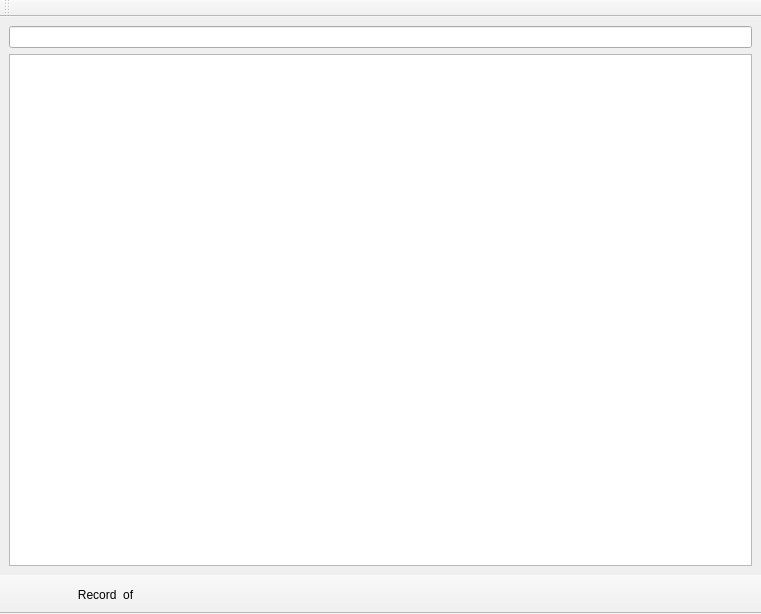
<?xml version="1.0" encoding="UTF-8"?>
<ui version="4.0">
 <class>MainWindow</class>
 <widget class="QMainWindow" name="MainWindow">
  <property name="geometry">
   <rect>
    <x>0</x>
    <y>0</y>
    <width>761</width>
    <height>614</height>
   </rect>
  </property>
  <property name="windowTitle">
   <string>Entity</string>
  </property>
  <widget class="QWidget" name="centralwidget">
   <layout class="QVBoxLayout" name="verticalLayout">
    <item>
     <widget class="QLineEdit" name="txtSearch">
      <property name="clearButtonEnabled">
       <bool>true</bool>
      </property>
     </widget>
    </item>
    <item>
     <widget class="QTableView" name="tableView">
      <property name="editTriggers">
       <set>QAbstractItemView::AnyKeyPressed|QAbstractItemView::DoubleClicked|QAbstractItemView::EditKeyPressed|QAbstractItemView::SelectedClicked</set>
      </property>
      <property name="alternatingRowColors">
       <bool>true</bool>
      </property>
      <property name="selectionBehavior">
       <enum>QAbstractItemView::SelectRows</enum>
      </property>
      <property name="sortingEnabled">
       <bool>true</bool>
      </property>
     </widget>
    </item>
   </layout>
  </widget>
  <widget class="QToolBar" name="toolbNav">
   <property name="windowTitle">
    <string>toolBar_2</string>
   </property>
   <property name="movable">
    <bool>false</bool>
   </property>
   <property name="toolButtonStyle">
    <enum>Qt::ToolButtonTextBesideIcon</enum>
   </property>
   <attribute name="toolBarArea">
    <enum>BottomToolBarArea</enum>
   </attribute>
   <attribute name="toolBarBreak">
    <bool>false</bool>
   </attribute>
   <addaction name="actionFirst"/>
   <addaction name="actionPrev"/>
   <addaction name="actionRecordNr"/>
   <addaction name="actionNext"/>
   <addaction name="actionLast"/>
  </widget>
  <widget class="QToolBar" name="toolbCrud">
   <property name="windowTitle">
    <string>toolBar</string>
   </property>
   <property name="movable">
    <bool>true</bool>
   </property>
   <property name="toolButtonStyle">
    <enum>Qt::ToolButtonTextBesideIcon</enum>
   </property>
   <attribute name="toolBarArea">
    <enum>TopToolBarArea</enum>
   </attribute>
   <attribute name="toolBarBreak">
    <bool>false</bool>
   </attribute>
  </widget>
  <action name="actionNewRecord">
   <property name="icon">
    <iconset resource="../resources/icons.qrc">
     <normaloff>:/CRUD_S/icons/addNewRecord.png</normaloff>:/CRUD_S/icons/addNewRecord.png</iconset>
   </property>
   <property name="text">
    <string>Insert New Record</string>
   </property>
   <property name="toolTip">
    <string>Add a New Record</string>
   </property>
  </action>
  <action name="actionFirst">
   <property name="icon">
    <iconset resource="../resources/icons.qrc">
     <normaloff>:/navigation/icons/GoToFirstRecord.png</normaloff>:/navigation/icons/GoToFirstRecord.png</iconset>
   </property>
   <property name="text">
    <string/>
   </property>
   <property name="toolTip">
    <string>Go to First Record</string>
   </property>
  </action>
  <action name="actionPrev">
   <property name="icon">
    <iconset resource="../resources/icons.qrc">
     <normaloff>:/navigation/icons/GoToPrevRecord.png</normaloff>:/navigation/icons/GoToPrevRecord.png</iconset>
   </property>
   <property name="text">
    <string/>
   </property>
   <property name="toolTip">
    <string>Go to Previous Record</string>
   </property>
  </action>
  <action name="actionNext">
   <property name="icon">
    <iconset resource="../resources/icons.qrc">
     <normaloff>:/navigation/icons/GoToNextRecord.png</normaloff>:/navigation/icons/GoToNextRecord.png</iconset>
   </property>
   <property name="text">
    <string/>
   </property>
   <property name="toolTip">
    <string>Go to Next Record</string>
   </property>
  </action>
  <action name="actionLast">
   <property name="icon">
    <iconset resource="../resources/icons.qrc">
     <normaloff>:/navigation/icons/GoToLastRecord.png</normaloff>:/navigation/icons/GoToLastRecord.png</iconset>
   </property>
   <property name="text">
    <string/>
   </property>
   <property name="toolTip">
    <string>Go to Last Record</string>
   </property>
  </action>
  <action name="actionRecordNr">
   <property name="text">
    <string>Record ... of ...</string>
   </property>
  </action>
  <action name="actionDelete">
   <property name="icon">
    <iconset resource="../resources/icons.qrc">
     <normaloff>:/CRUD_S/icons/deleteRecord.png</normaloff>:/CRUD_S/icons/deleteRecord.png</iconset>
   </property>
   <property name="text">
    <string>Delete</string>
   </property>
   <property name="toolTip">
    <string>Delete Record/s</string>
   </property>
  </action>
  <action name="actionSave">
   <property name="icon">
    <iconset resource="../resources/icons.qrc">
     <normaloff>:/CRUD_S/icons/save.png</normaloff>:/CRUD_S/icons/save.png</iconset>
   </property>
   <property name="text">
    <string>Save</string>
   </property>
   <property name="toolTip">
    <string>Save all Records</string>
   </property>
  </action>
  <action name="actionFind">
   <property name="icon">
    <iconset resource="../resources/icons.qrc">
     <normaloff>:/CRUD_S/icons/search.png</normaloff>:/CRUD_S/icons/search.png</iconset>
   </property>
   <property name="text">
    <string>Find</string>
   </property>
   <property name="toolTip">
    <string>Find a record</string>
   </property>
  </action>
 </widget>
 <resources>
  <include location="../resources/icons.qrc"/>
 </resources>
 <connections/>
</ui>
